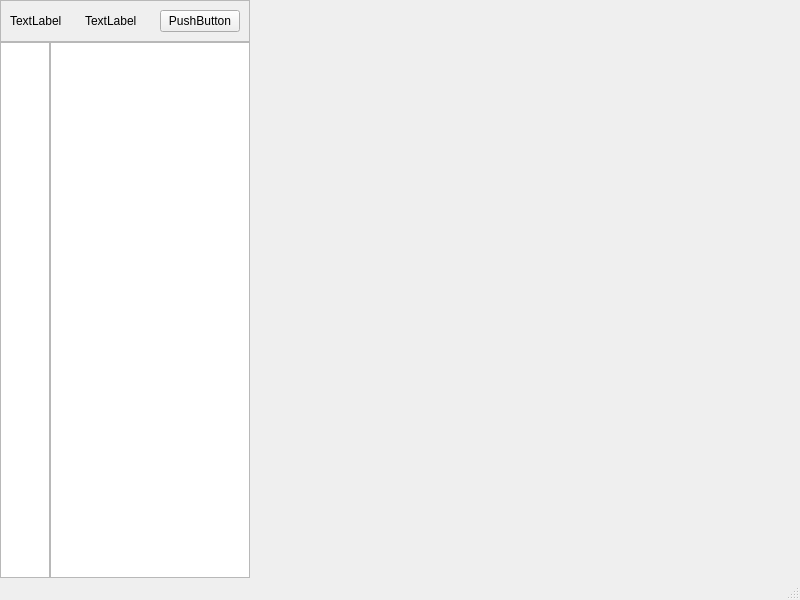
<?xml version="1.0" encoding="UTF-8"?>
<ui version="4.0">
 <class>MainWindow</class>
 <widget class="QMainWindow" name="MainWindow">
  <property name="geometry">
   <rect>
    <x>0</x>
    <y>0</y>
    <width>800</width>
    <height>600</height>
   </rect>
  </property>
  <property name="windowTitle">
   <string>MainWindow</string>
  </property>
  <widget class="QWidget" name="centralwidget">
   <layout class="QGridLayout" name="gridLayout">
    <property name="leftMargin">
     <number>0</number>
    </property>
    <property name="topMargin">
     <number>0</number>
    </property>
    <property name="rightMargin">
     <number>0</number>
    </property>
    <property name="bottomMargin">
     <number>0</number>
    </property>
    <property name="spacing">
     <number>0</number>
    </property>
    <item row="0" column="0" colspan="2">
     <widget class="QFrame" name="frm_title">
      <property name="frameShape">
       <enum>QFrame::Shape::StyledPanel</enum>
      </property>
      <property name="frameShadow">
       <enum>QFrame::Shadow::Raised</enum>
      </property>
      <layout class="QHBoxLayout" name="horizontalLayout">
       <item>
        <widget class="QLabel" name="lbl_title_icon">
         <property name="text">
          <string>TextLabel</string>
         </property>
        </widget>
       </item>
       <item>
        <widget class="QLabel" name="lbl_title">
         <property name="text">
          <string>TextLabel</string>
         </property>
        </widget>
       </item>
       <item>
        <widget class="QPushButton" name="pushButton">
         <property name="text">
          <string>PushButton</string>
         </property>
        </widget>
       </item>
      </layout>
     </widget>
    </item>
    <item row="0" column="2" rowspan="2">
     <widget class="QStackedWidget" name="stck_wdgt_main">
      <widget class="QWidget" name="page"/>
      <widget class="QWidget" name="page_2"/>
     </widget>
    </item>
    <item row="1" column="0">
     <widget class="QListWidget" name="lst_wdgt_menu_icons_only">
      <property name="maximumSize">
       <size>
        <width>50</width>
        <height>16777215</height>
       </size>
      </property>
     </widget>
    </item>
    <item row="1" column="1">
     <widget class="QListWidget" name="lst_wdgt_menu">
      <property name="maximumSize">
       <size>
        <width>200</width>
        <height>16777215</height>
       </size>
      </property>
     </widget>
    </item>
   </layout>
  </widget>
  <widget class="QStatusBar" name="statusbar"/>
  <widget class="QMenuBar" name="menubar">
   <property name="geometry">
    <rect>
     <x>0</x>
     <y>0</y>
     <width>800</width>
     <height>42</height>
    </rect>
   </property>
  </widget>
 </widget>
 <resources/>
 <connections/>
</ui>
